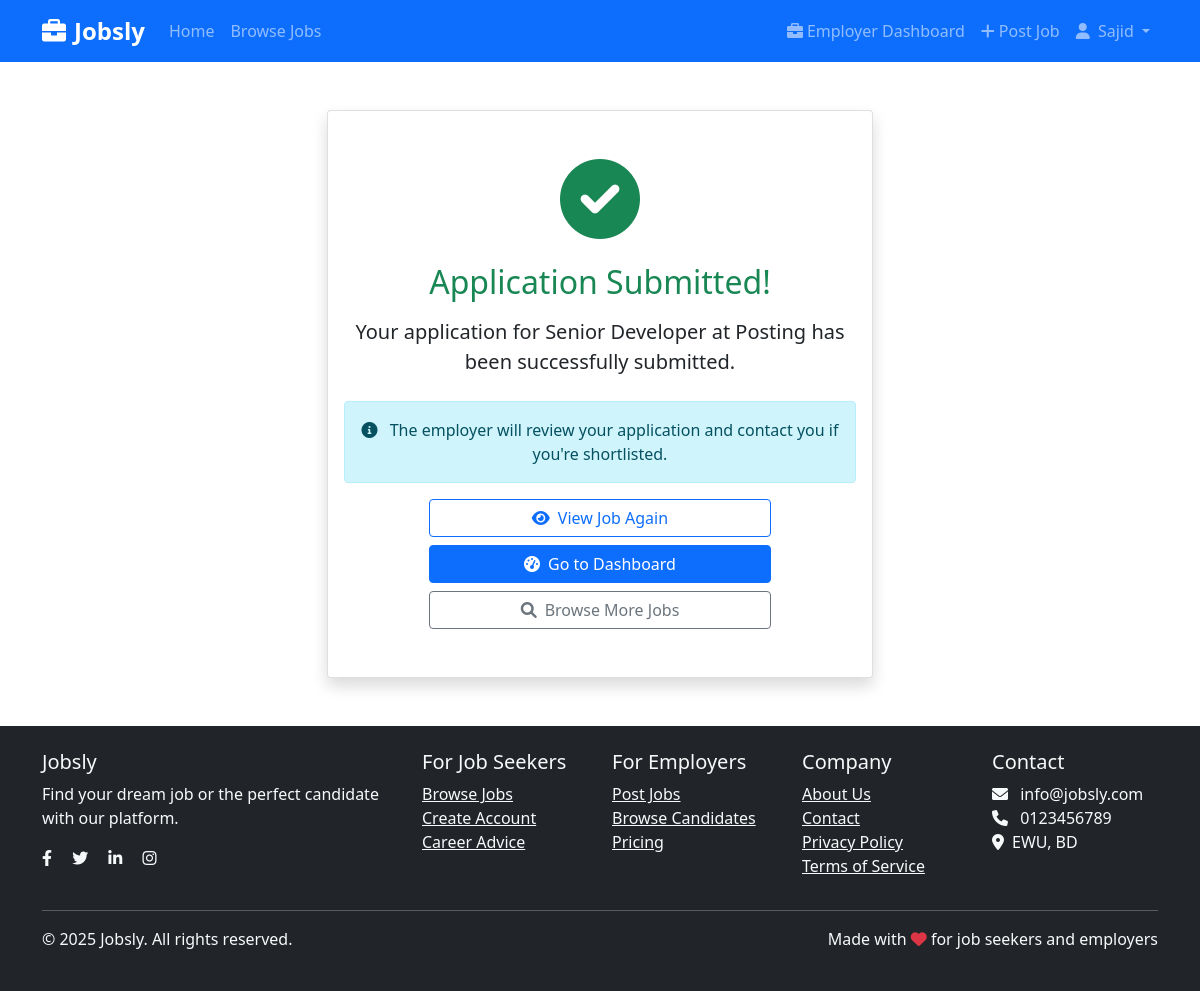
The page /jobs/1/success/ (signed in) on the database its author committed.
### accounts/models.py (models this page shows, shortened)
class User(AbstractUser):
    ROLE_CHOICES = (
        ('applicant', 'Job Seeker'),
        ('employer', 'Employer'),
        ('admin', 'Admin'),
    )
    role = models.CharField(max_length=20, choices=ROLE_CHOICES, default='applicant')
    phone = models.CharField(max_length=15, blank=True)
    email = models.EmailField(unique=True)

class EmployerProfile(models.Model):
    user = models.OneToOneField(User, on_delete=models.CASCADE, related_name='employerprofile')
    company_name = models.CharField(max_length=200)
    industry = models.CharField(max_length=100)
    address = models.TextField()
    description = models.TextField()
    website = models.URLField(blank=True)
    logo = models.ImageField(upload_to='company_logos/', null=True, blank=True)
    created_at = models.DateTimeField(auto_now_add=True)
    updated_at = models.DateTimeField(auto_now=True)

### jobs/models.py (models this page shows, shortened)
class Job(models.Model):
    JOB_TYPE_CHOICES = (
        ('full_time', 'Full Time'),
        ('part_time', 'Part Time'),
        ('contract', 'Contract'),
        ('internship', 'Internship'),
        ('remote', 'Remote'),
    )
    STATUS_CHOICES = (
        ('pending', 'Pending Approval'),
        ('approved', 'Approved'),
        ('rejected', 'Rejected'),
    )
    employer = models.ForeignKey(EmployerProfile, on_delete=models.CASCADE, related_name='jobs')
    title = models.CharField(max_length=200)
    category = models.CharField(max_length=100)  # Changed to CharField
    location = models.CharField(max_length=100)
    job_type = models.CharField(max_length=20, choices=JOB_TYPE_CHOICES)
    salary_min = models.DecimalField(max_digits=10, decimal_places=2)  # Fixed this line
    salary_max = models.DecimalField(max_digits=10, decimal_places=2)  # Fixed this line
    description = models.TextField()
    requirements = models.TextField()
    responsibilities = models.TextField()
    application_deadline = models.DateField()
    is_active = models.BooleanField(default=True)
    status = models.CharField(max_length=20, choices=STATUS_CHOICES, default='pending')
    created_at = models.DateTimeField(auto_now_add=True)
    updated_at = models.DateTimeField(auto_now=True)
    class Meta:
        ordering = ['-created_at']

### jobs/views.py (the view)
# urls.py: path('jobs/<int:job_id>/success/', views.application_success, name='application_success'),
@login_required
def application_success(request, job_id):
    job = get_object_or_404(Job, id=job_id)
    return render(request, 'jobs/application_success.html', {'job': job})

### templates/jobs/application_success.html (shortened to what this page needs)
{% extends 'base.html' %}
{% block content %}
<div class="container mt-5">
    <div class="row justify-content-center">
        <div class="col-md-6 text-center">
            <div class="card shadow">
                <div class="card-body py-5">
                    <div class="text-success mb-4">
                        <i class="fas fa-check-circle fa-5x"></i>
                    </div>
                    <h2 class="text-success mb-3">Application Submitted!</h2>
                    <p class="lead mb-4">Your application for <strong>{{ job.title }}</strong> at <strong>{{ job.employer.company_name }}</strong> has been successfully submitted.</p>
                    <div class="alert alert-info">
                        <i class="fas fa-info-circle me-2"></i>
                        The employer will review your application and contact you if you're shortlisted.
                    </div>
                    <div class="d-grid gap-2 col-md-8 mx-auto">
                        <a href="{% url 'job_detail' job.id %}" class="btn btn-outline-primary">
                            <i class="fas fa-eye me-2"></i>View Job Again
                        </a>
                        <a href="{% url 'applicant_dashboard' %}" class="btn btn-primary">
                            <i class="fas fa-tachometer-alt me-2"></i>Go to Dashboard
                        </a>
                        <a href="{% url 'job_list' %}" class="btn btn-outline-secondary">
                            <i class="fas fa-search me-2"></i>Browse More Jobs
                        </a>
                    </div>
                </div>
            </div>
        </div>
    </div>
</div>
{% endblock %}

### templates/base.html (shortened to what this page needs)
<!DOCTYPE html>
<html lang="en">
<head>
    <link href="https://cdn.jsdelivr.net/npm/bootstrap@5.1.3/dist/css/bootstrap.min.css" rel="stylesheet">
    <link href="https://cdnjs.cloudflare.com/ajax/libs/font-awesome/6.0.0/css/all.min.css" rel="stylesheet">
</head>
<body>
    <nav class="navbar navbar-expand-lg navbar-dark bg-primary">
        <div class="container">
            <a class="navbar-brand" href="{% url 'home' %}">
                <i class="fas fa-briefcase me-2"></i>Jobsly
            </a>
            <div class="collapse navbar-collapse" id="navbarNav">
                <ul class="navbar-nav me-auto">
                    <li class="nav-item">
                        <a class="nav-link" href="{% url 'home' %}">Home</a>
                    </li>
                    <li class="nav-item">
                        <a class="nav-link" href="{% url 'job_list' %}">Browse Jobs</a>
                    </li>
                </ul>
                <ul class="navbar-nav">
                    {% if user.is_authenticated %}
                        {% if user.role == 'applicant' %}
                            <li class="nav-item">
                                <a class="nav-link" href="{% url 'applicant_dashboard' %}">
                                    <i class="fas fa-tachometer-alt me-1"></i>Dashboard
                                </a>
                            </li>
                        {% elif user.role == 'employer' %}
                            <li class="nav-item">
                                <a class="nav-link" href="{% url 'manage_jobs' %}">
                                    <i class="fas fa-briefcase me-1"></i>Employer Dashboard
                                </a>
                            </li>
                            <li class="nav-item">
                                <a class="nav-link" href="{% url 'post_job' %}">
                                    <i class="fas fa-plus me-1"></i>Post Job
                                </a>
                            </li>
                        {% endif %}
                        <li class="nav-item dropdown">
                            <a class="nav-link dropdown-toggle" href="#" id="navbarDropdown" role="button" data-bs-toggle="dropdown">
                                <i class="fas fa-user me-1"></i>
                                {{ user.username }}
                            </a>
                        </li>
                    {% endif %}
                </ul>
            </div>
        </div>
    </nav>
    <main>
        {% block content %}
        {% endblock %}
    </main>
    <footer class="bg-dark text-light py-4 mt-5">
        <div class="container">
            <div class="row">
                <div class="col-md-4">
                    <h5>Jobsly</h5>
                    <p>Find your dream job or the perfect candidate with our platform.</p>
                    <div class="social-links">
                        <a href="#" class="text-light me-3"><i class="fab fa-facebook-f"></i></a>
                        <a href="#" class="text-light me-3"><i class="fab fa-twitter"></i></a>
                        <a href="#" class="text-light me-3"><i class="fab fa-linkedin-in"></i></a>
                        <a href="#" class="text-light"><i class="fab fa-instagram"></i></a>
                    </div>
                </div>
                <div class="col-md-2">
                    <h5>For Job Seekers</h5>
                    <ul class="list-unstyled">
                        <li><a href="{% url 'job_list' %}" class="text-light">Browse Jobs</a></li>
                        <li><a href="{% url 'register' %}" class="text-light">Create Account</a></li>
                        <li><a href="#" class="text-light">Career Advice</a></li>
                    </ul>
                </div>
                <div class="col-md-2">
                    <h5>For Employers</h5>
                    <ul class="list-unstyled">
                        <li><a href="{% url 'register' %}" class="text-light">Post Jobs</a></li>
                        <li><a href="#" class="text-light">Browse Candidates</a></li>
                        <li><a href="#" class="text-light">Pricing</a></li>
                    </ul>
                </div>
                <div class="col-md-2">
                    <h5>Company</h5>
                    <ul class="list-unstyled">
                        <li><a href="{% url 'home' %}" class="text-light">About Us</a></li>
                        <li><a href="#" class="text-light">Contact</a></li>
                        <li><a href="#" class="text-light">Privacy Policy</a></li>
                        <li><a href="#" class="text-light">Terms of Service</a></li>
                    </ul>
                </div>
                <div class="col-md-2">
                    <h5>Contact</h5>
                    <ul class="list-unstyled">
                        <li><i class="fas fa-envelope me-2"></i> info@jobsly.com</li>
                        <li><i class="fas fa-phone me-2"></i> 0123456789</li>
                        <li><i class="fas fa-map-marker-alt me-2"></i>EWU, BD</li>
                    </ul>
                </div>
            </div>
            <hr class="bg-light">
            <div class="row">
                <div class="col-md-6">
                    <p>&copy; 2025 Jobsly. All rights reserved.</p>
                </div>
                <div class="col-md-6 text-end">
                    <p>Made with <i class="fas fa-heart text-danger"></i> for job seekers and employers</p>
                </div>
            </div>
        </div>
    </footer>
</body>
</html>

### templates/base.html (style rules this page uses)
.navbar-brand { font-weight: bold; font-size: 1.5rem; }

### rows shown on the page
User: username "Sajid"
Job: title "Senior Developer", employer.company_name "Posting"
